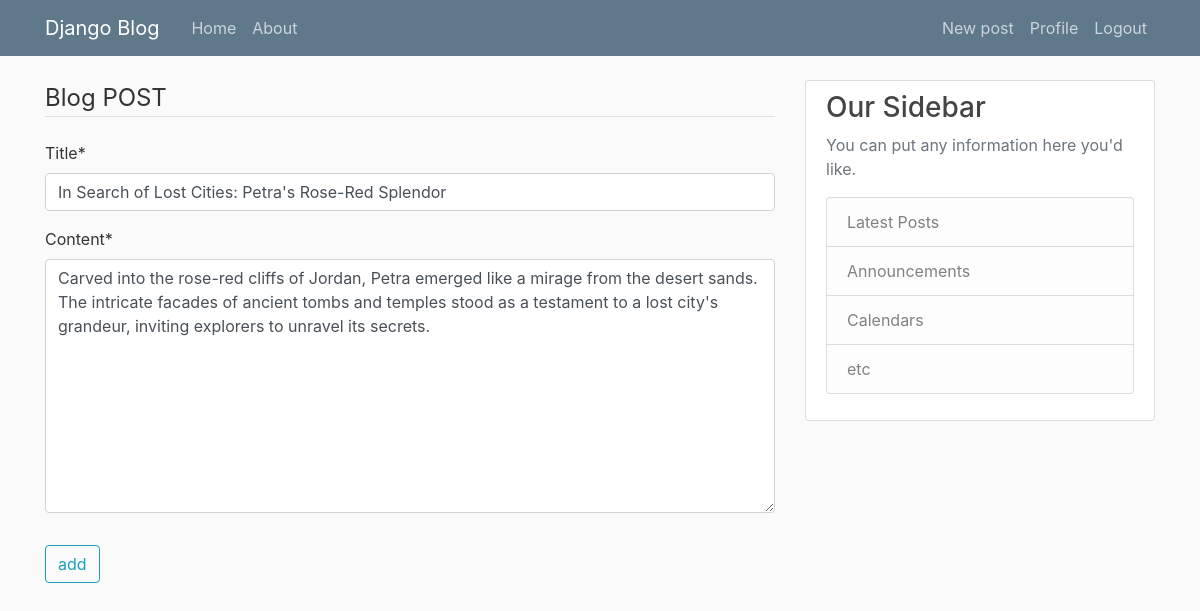
Page /post/30/update/ (signed in) on the committed database.
### blog/models.py (models this page shows, shortened)
class Post(models.Model):
    title = models.CharField(max_length=100)
    content = models.TextField()
    date_posted = models.DateTimeField(default=timezone.now)
    author = models.ForeignKey(User, on_delete=models.CASCADE)

### blog/views.py (the view, shortened to what this page needs)
# urls.py: path('post/<int:pk>/update/', PostUpdateView.as_view(), name = 'post-update'),
class PostUpdateView(LoginRequiredMixin,UserPassesTestMixin, UpdateView):
    model = Post
    fields = ['title', 'content']
    def test_func(self):
        post = self.get_object()
        if self.request.user == post.author:
            return True
        return False

### blog/templates/blog/post_form.html (shortened to what this page needs)
{% extends "blog/base.html" %}
{% load crispy_forms_tags %}
{% block content %}
    <div class="content" >
        <form action="" method="POST">
            <fieldset class="form-group">
                <legend class="border-bottom mb-4" >
                   Blog POST
                </legend>
                {{ form|crispy }}
            </fieldset>
            <div class="form-group">
                <button class="btn btn-outline-info" type="submit">add</button>
            </div>
        </form>
    </div>
{% endblock content %}

### blog/static/blog/main.css (style rules this page uses)
body { background: #fafafa; color: #333333; margin-top: 5rem; }

### rows in the picture
Post: title "In Search of Lost Cities: Petra's Rose-Red Splendor", content "Carved into the rose-red cliffs of Jordan, Petra emerged like a mirage from the desert sands. The intricate facades of ancient tombs and temples stood as a testament to a lost city's grandeur, inviting explorers to unravel its secrets."
